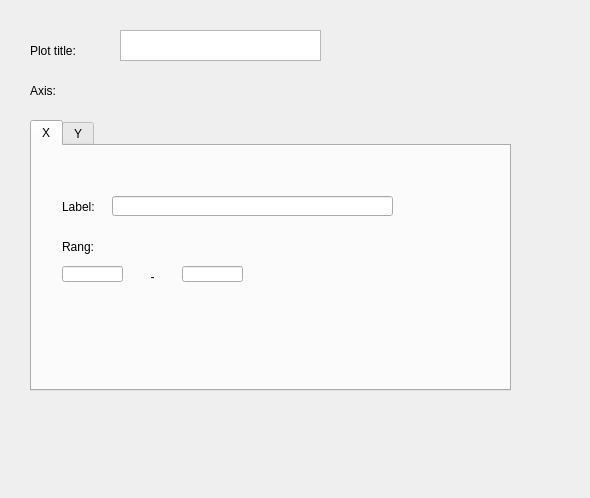
<?xml version="1.0" encoding="UTF-8"?>
<ui version="4.0">
 <class>Form</class>
 <widget class="QWidget" name="Form">
  <property name="geometry">
   <rect>
    <x>0</x>
    <y>0</y>
    <width>590</width>
    <height>498</height>
   </rect>
  </property>
  <property name="windowTitle">
   <string>Form</string>
  </property>
  <widget class="QTextEdit" name="textEdit">
   <property name="geometry">
    <rect>
     <x>120</x>
     <y>30</y>
     <width>201</width>
     <height>31</height>
    </rect>
   </property>
  </widget>
  <widget class="QLabel" name="label">
   <property name="geometry">
    <rect>
     <x>30</x>
     <y>30</y>
     <width>81</width>
     <height>41</height>
    </rect>
   </property>
   <property name="text">
    <string>Plot title:</string>
   </property>
  </widget>
  <widget class="QTabWidget" name="tabWidget">
   <property name="geometry">
    <rect>
     <x>30</x>
     <y>120</y>
     <width>481</width>
     <height>271</height>
    </rect>
   </property>
   <property name="currentIndex">
    <number>0</number>
   </property>
   <widget class="QWidget" name="tab">
    <attribute name="title">
     <string>X</string>
    </attribute>
    <widget class="QLabel" name="label_3">
     <property name="geometry">
      <rect>
       <x>30</x>
       <y>50</y>
       <width>71</width>
       <height>21</height>
      </rect>
     </property>
     <property name="text">
      <string>Label:</string>
     </property>
    </widget>
    <widget class="QLineEdit" name="lineEdit">
     <property name="geometry">
      <rect>
       <x>80</x>
       <y>50</y>
       <width>281</width>
       <height>20</height>
      </rect>
     </property>
    </widget>
    <widget class="QLabel" name="label_4">
     <property name="geometry">
      <rect>
       <x>30</x>
       <y>90</y>
       <width>71</width>
       <height>21</height>
      </rect>
     </property>
     <property name="text">
      <string>Rang:</string>
     </property>
    </widget>
    <widget class="QLineEdit" name="lineEdit_2">
     <property name="geometry">
      <rect>
       <x>30</x>
       <y>120</y>
       <width>61</width>
       <height>16</height>
      </rect>
     </property>
    </widget>
    <widget class="QLabel" name="label_5">
     <property name="geometry">
      <rect>
       <x>110</x>
       <y>120</y>
       <width>21</width>
       <height>21</height>
      </rect>
     </property>
     <property name="text">
      <string>-</string>
     </property>
     <property name="alignment">
      <set>Qt::AlignCenter</set>
     </property>
    </widget>
    <widget class="QLineEdit" name="lineEdit_3">
     <property name="geometry">
      <rect>
       <x>150</x>
       <y>120</y>
       <width>61</width>
       <height>16</height>
      </rect>
     </property>
    </widget>
   </widget>
   <widget class="QWidget" name="tab_2">
    <attribute name="title">
     <string>Y</string>
    </attribute>
   </widget>
  </widget>
  <widget class="QLabel" name="label_2">
   <property name="geometry">
    <rect>
     <x>30</x>
     <y>70</y>
     <width>81</width>
     <height>41</height>
    </rect>
   </property>
   <property name="text">
    <string>Axis:</string>
   </property>
  </widget>
 </widget>
 <resources/>
 <connections/>
</ui>
